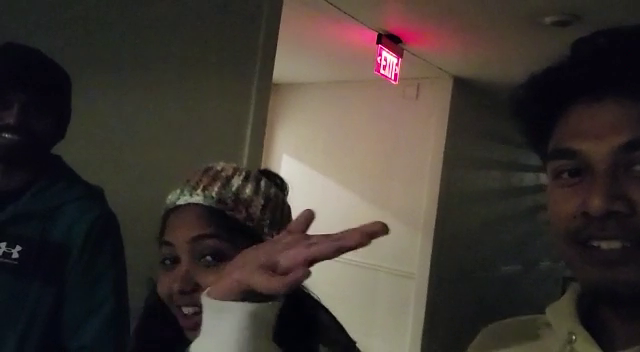
#> input picture frame 25 of assmt3/q5/video.mp4, 640 x 352 px
$ jupyter execute q5.ipynb
#> lines starting #> are read from the running program, lines starting #| are printed output that depends on the picture
[cell 1]
import numpy as np
import cv2
import depthai as dai
from pathlib import Path
import time
import glob
import re

[cell 2]
face_cascade = cv2.CascadeClassifier(cv2.data.haarcascades + 'haarcascade_frontalface_default.xml')
eye_cascade = cv2.CascadeClassifier(cv2.data.haarcascades + 'haarcascade_eye.xml')

### Identifying faces in live video feed

and storing the face detected frames in "output_frames"

[cell 3]
# using live video
# cap = cv2.VideoCapture(0)

# using a pre captured video as an example.
cap = cv2.VideoCapture("video.mp4")

# Make sure the destination path is present before starting to store the examples
Path(f"./output_frames/").mkdir(parents=True, exist_ok=True)


while True:
    ret, img = cap.read()
#> img is the input picture: shape (352, 640, 3); mean B, G, R 50.3, 55.8, 63.3
    if not ret:
        print('No frames left!')
        break

    gray = cv2.cvtColor(img, cv2.COLOR_BGR2GRAY)
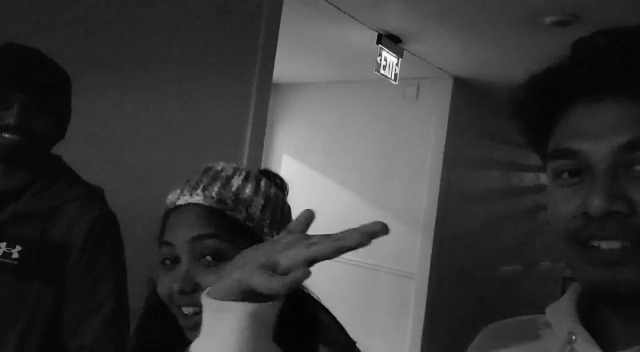
#> gray: shape (352, 640); min 1, max 255, mean 57.4

    faces = face_cascade.detectMultiScale(gray, scaleFactor=1.05, minNeighbors=5, minSize=(30, 30), flags=cv2.CASCADE_SCALE_IMAGE)
#> faces = ()
    for (x,y,w,h) in faces:
        img = cv2.rectangle(img,(x,y),(x+w,y+h),(255,0,0),2)
        roi_gray = gray[y:y+h, x:x+w]
        roi_color = img[y:y+h, x:x+w]
        eyes = eye_cascade.detectMultiScale(roi_gray)
        for (ex,ey,ew,eh) in eyes:
            cv2.rectangle(roi_color,(ex,ey),(ex+ew,ey+eh),(0,255,0),2)
#> this loop made 0 passes

    cv2.imshow('img',img)
    if cv2.waitKey(10) == ord("q"):
#> (key q is pressed here)
        break
    cv2.imwrite(f"output_frames/{int(time.time() * 10000)}.png", img)

cv2.destroyAllWindows()

### Converting the frames back to a video

[cell 4]
img_array = []

num = re.compile(r'(\d+)')

def numSort(val):
    parts = num.split(val)
    parts[1::2] = map(int, parts[1::2])
    return parts

for filename in sorted(glob.glob('output_frames/*.png'), key=numSort):
    img = cv2.imread(filename)
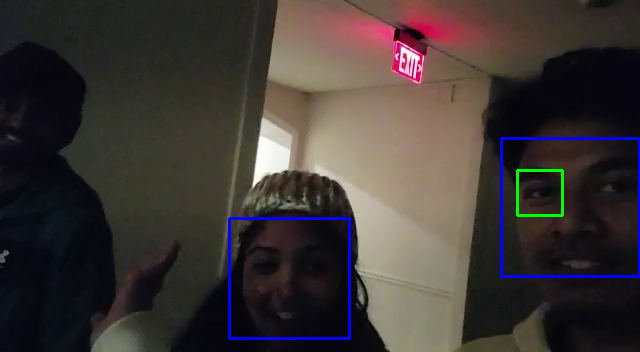
#> input picture assmt3/q5/output_frames/16702872367345.png, 640 x 352 px
#> img is the input picture: shape (352, 640, 3); mean B, G, R 53.2, 55.1, 62.5
    height, width, layers = img.shape
#> height = 352; width = 640; layers = 3
    size = (width,height)
#> size = (640, 352)
    img_array.append(img)

out = cv2.VideoWriter('output_video.mp4',cv2.VideoWriter_fourcc(*'MP4V'), 60, size)

for i in range(len(img_array)):
    out.write(img_array[i])
#> this loop made 3 passes
out.release()

$ run again, starting later in the video
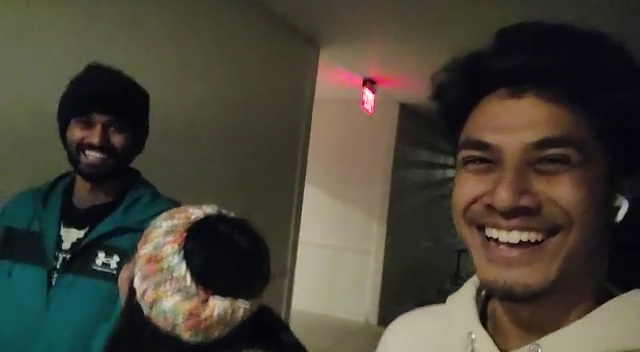
#> input picture frame 114 of assmt3/q5/video.mp4, 640 x 352 px
#> img is the input picture: shape (352, 640, 3); mean B, G, R 56.4, 67.8, 72.5
#> faces = [[61, 98, 72, 72], [428, 95, 172, 172]]
#> the loop `for (x,y,w,h) in faces:` made 2 passes
#> after the loop `for (x,y,w,h) in faces:`:
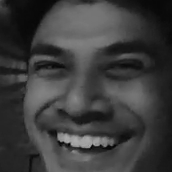
#> roi_gray: shape (172, 172); min 4, max 174, mean 60.7
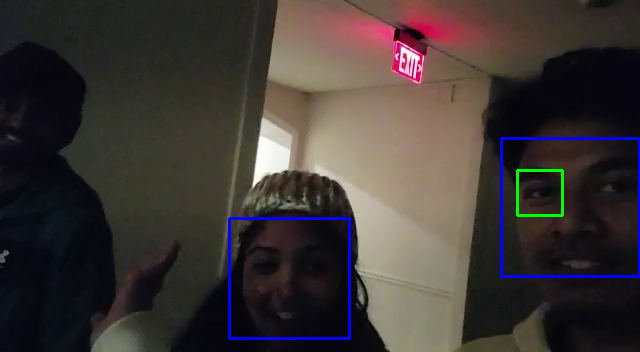
#> input picture assmt3/q5/output_frames/16702872367345.png, 640 x 352 px
#> img is the input picture: shape (352, 640, 3); mean B, G, R 53.2, 55.1, 62.5

$ run again, starting later in the video
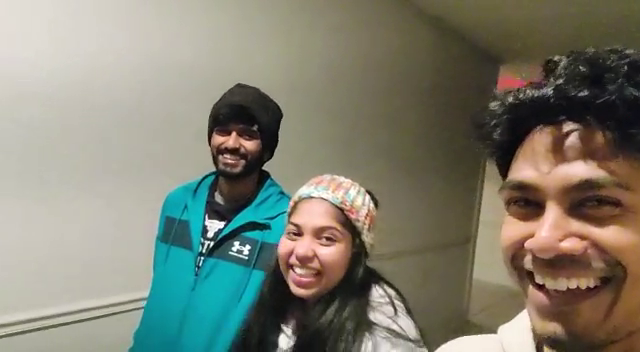
#> input picture frame 204 of assmt3/q5/video.mp4, 640 x 352 px
#> img is the input picture: shape (352, 640, 3); mean B, G, R 113.4, 127.6, 127.5
#> `gray = cv2.cvtColor(img, cv2.COLOR_BGR2GRAY)`:
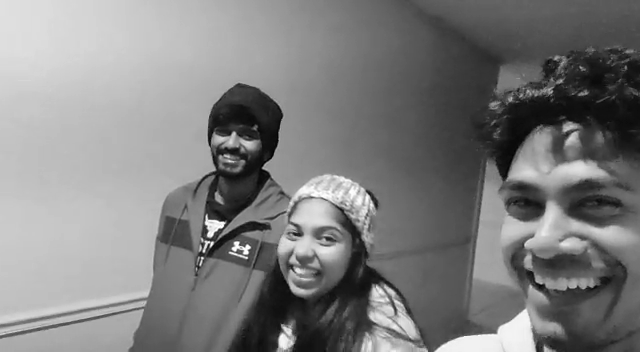
#> gray: shape (352, 640); min 0, max 255, mean 125.9
#> faces = [[202, 109, 63, 63], [263, 201, 89, 89], [465, 144, 169, 169]]
#> the loop `for (x,y,w,h) in faces:` made 3 passes
#> (x, y, w, h, eyes) on passes 2 to 3: (263, 201, 89, 89, [[53, 27, 22, 22], [20, 19, 26, 26]]), (465, 144, 169, 169, [[34, 32, 56, 56]])
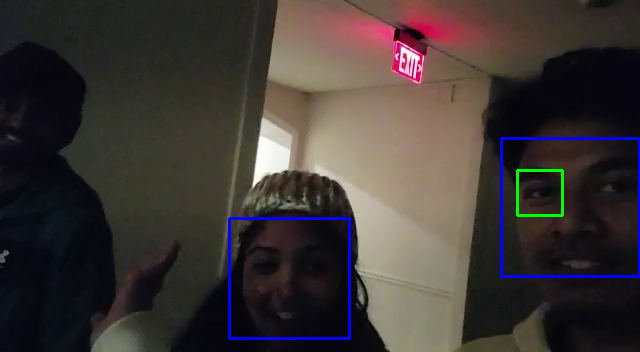
#> input picture assmt3/q5/output_frames/16702872367345.png, 640 x 352 px
#> img is the input picture: shape (352, 640, 3); mean B, G, R 53.2, 55.1, 62.5
